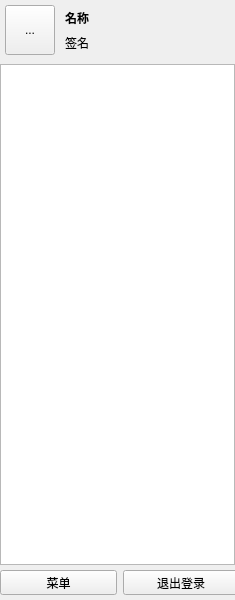
<?xml version="1.0" encoding="UTF-8"?>
<ui version="4.0">
 <class>MainWindow</class>
 <widget class="QMainWindow" name="MainWindow">
  <property name="geometry">
   <rect>
    <x>0</x>
    <y>0</y>
    <width>235</width>
    <height>600</height>
   </rect>
  </property>
  <property name="sizePolicy">
   <sizepolicy hsizetype="Ignored" vsizetype="Ignored">
    <horstretch>0</horstretch>
    <verstretch>0</verstretch>
   </sizepolicy>
  </property>
  <property name="windowTitle">
   <string>MainWindow</string>
  </property>
  <widget class="QWidget" name="centralwidget">
   <widget class="QWidget" name="layoutWidget">
    <property name="geometry">
     <rect>
      <x>0</x>
      <y>570</y>
      <width>239</width>
      <height>25</height>
     </rect>
    </property>
    <layout class="QHBoxLayout" name="horizontalLayout_3">
     <item>
      <widget class="QPushButton" name="pushButton_menu">
       <property name="text">
        <string>菜单</string>
       </property>
      </widget>
     </item>
     <item>
      <widget class="QPushButton" name="pushButton_exit">
       <property name="text">
        <string>退出登录</string>
       </property>
      </widget>
     </item>
    </layout>
   </widget>
   <widget class="StudentList" name="studentList">
    <property name="geometry">
     <rect>
      <x>0</x>
      <y>64</y>
      <width>235</width>
      <height>501</height>
     </rect>
    </property>
   </widget>
   <widget class="QToolButton" name="toolButton_icon">
    <property name="geometry">
     <rect>
      <x>5</x>
      <y>5</y>
      <width>50</width>
      <height>50</height>
     </rect>
    </property>
    <property name="sizePolicy">
     <sizepolicy hsizetype="Fixed" vsizetype="Fixed">
      <horstretch>0</horstretch>
      <verstretch>0</verstretch>
     </sizepolicy>
    </property>
    <property name="minimumSize">
     <size>
      <width>50</width>
      <height>50</height>
     </size>
    </property>
    <property name="maximumSize">
     <size>
      <width>50</width>
      <height>50</height>
     </size>
    </property>
    <property name="baseSize">
     <size>
      <width>50</width>
      <height>50</height>
     </size>
    </property>
    <property name="text">
     <string>...</string>
    </property>
   </widget>
   <widget class="QLabel" name="label_name">
    <property name="geometry">
     <rect>
      <x>65</x>
      <y>10</y>
      <width>160</width>
      <height>16</height>
     </rect>
    </property>
    <property name="font">
     <font>
      <weight>75</weight>
      <bold>true</bold>
     </font>
    </property>
    <property name="text">
     <string>名称</string>
    </property>
   </widget>
   <widget class="QLabel" name="label_sign">
    <property name="geometry">
     <rect>
      <x>65</x>
      <y>35</y>
      <width>160</width>
      <height>16</height>
     </rect>
    </property>
    <property name="font">
     <font>
      <pointsize>9</pointsize>
      <weight>50</weight>
      <bold>false</bold>
     </font>
    </property>
    <property name="text">
     <string>签名</string>
    </property>
   </widget>
  </widget>
 </widget>
 <customwidgets>
  <customwidget>
   <class>StudentList</class>
   <extends>QListWidget</extends>
   <header location="global">studentlist.h</header>
  </customwidget>
 </customwidgets>
 <resources/>
 <connections/>
</ui>
